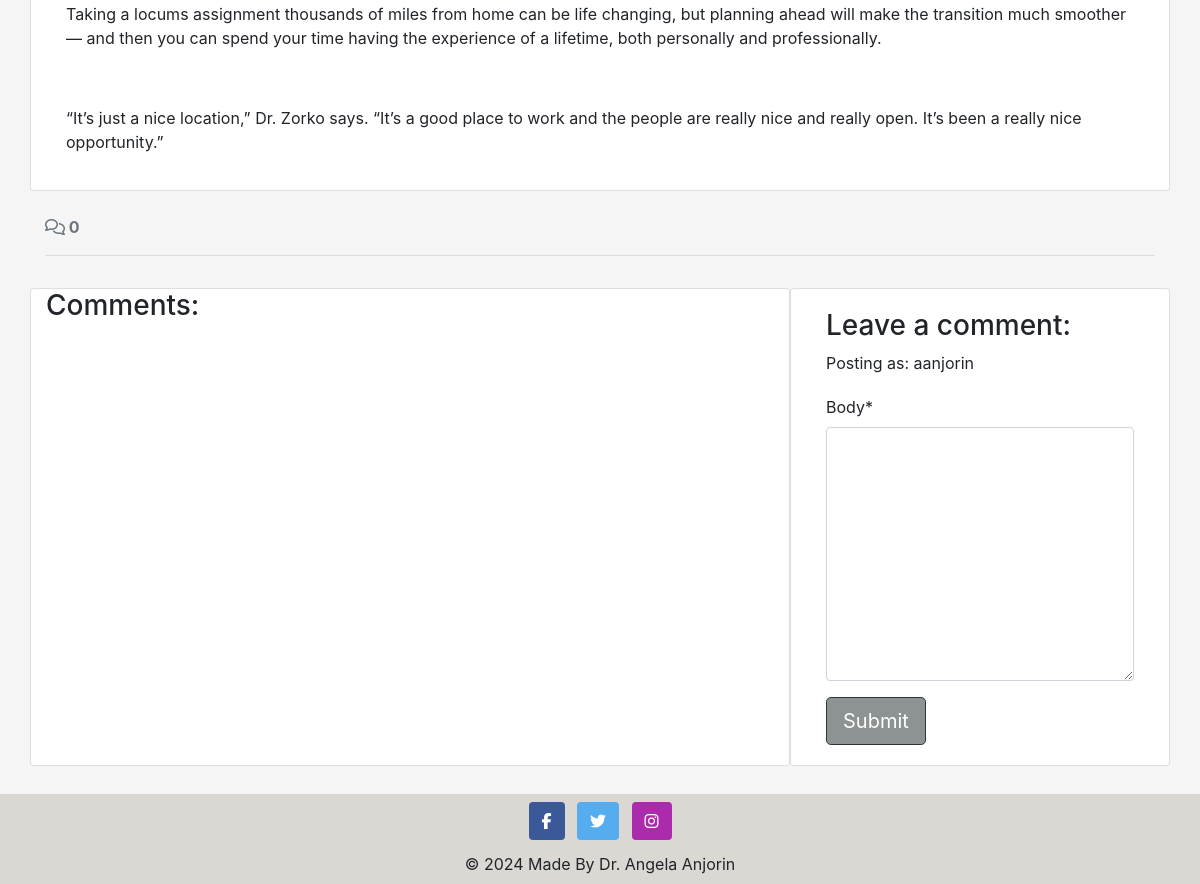
/what-its-like-living-as-a-locums-in-guam/ (signed in, lower part), run on an earlier commit of the app's database.
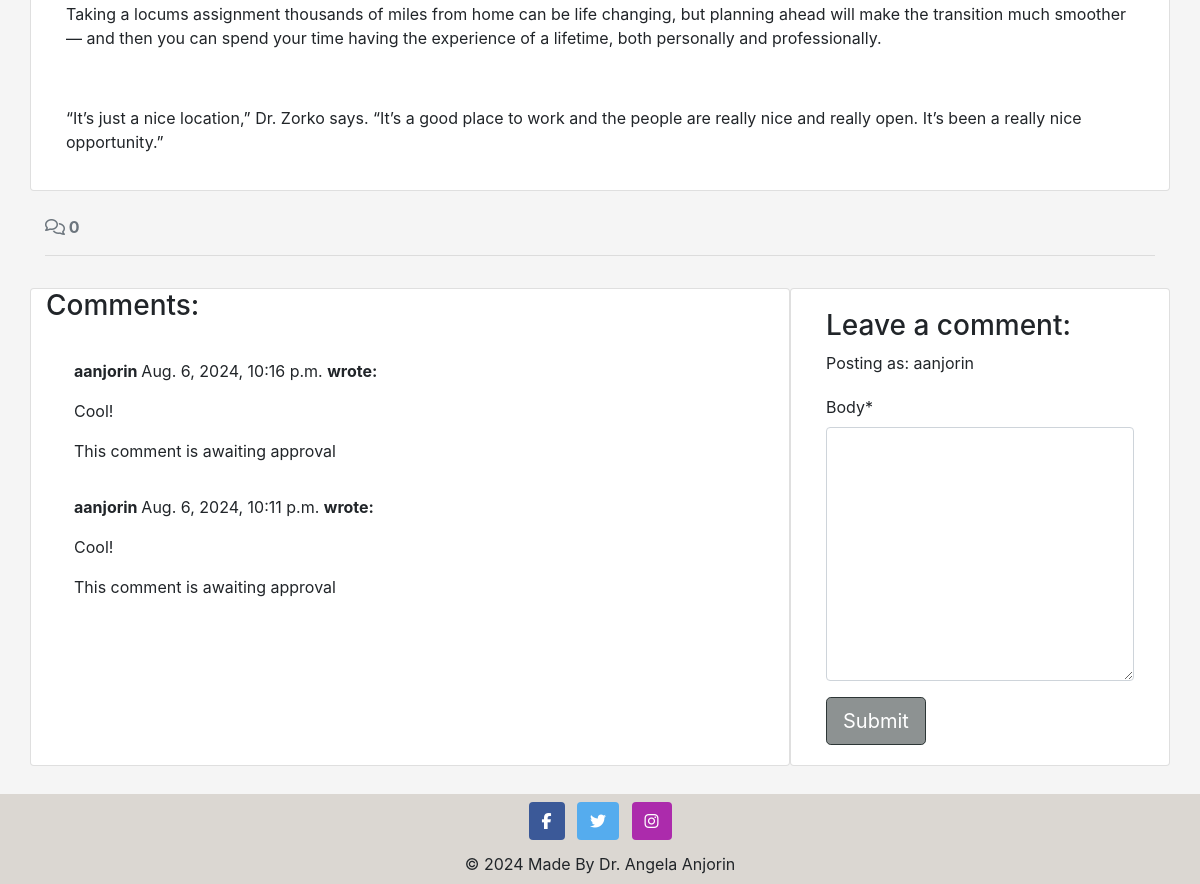
And on a later commit of the database.
### blog/models.py (models this page shows, shortened)
class Post(models.Model):
    title = models.CharField(max_length=200, unique=True)
    slug = models.SlugField(max_length=200, unique=True)
    author = models.ForeignKey(
    CustomUser, on_delete=models.CASCADE, related_name="blog_posts"
    )
    content = models.TextField()
    created_on = models.DateTimeField(auto_now_add=True)
    status = models.IntegerField(choices=STATUS, default=0)
    updated_on = models.DateTimeField(auto_now=True)
    likes = models.ManyToManyField(
        CustomUser, related_name='post_like', blank=True)
    class Meta:
        ordering = ["-created_on"]

class Comment(models.Model):
    post = models.ForeignKey(
        Post, on_delete=models.CASCADE, related_name="comments")
    author = models.ForeignKey(
        CustomUser, on_delete=models.CASCADE, related_name="commenter")
    body = models.TextField()
    approved = models.BooleanField(default=False)
    created_on = models.DateTimeField(auto_now_add=True)
    class Meta:
        ordering = ["created_on"]

### accounts/models.py (models this page shows)
class CustomUser(AbstractUser):
    pass

### blog/views.py (the view, shortened to what this page needs)
# urls.py: path('<slug:slug>/', views.post_detail, name='post_detail'),
def post_detail(request, slug):
    queryset = Post.objects.filter(status=1)
    post = get_object_or_404(queryset, slug=slug)
    comments = post.comments.all().order_by("-created_on")
    comment_count = post.comments.filter(approved=True).count()
    comment_form = CommentForm()
    return render(
        request,
        "blog/post_detail.html",
        {"post": post,
        "comments": comments,
        "comment_count": comment_count,
        "comment_form": comment_form,
        },
    )

### blog/forms.py
class CommentForm(forms.ModelForm):
    class Meta:
        model = Comment
        fields = ('body',)

### blog/templates/blog/post_detail.html (shortened to what this page needs)
{% extends 'base.html' %} {% block content %}
{% load static %}
{% load crispy_forms_tags %}
<div class="container">
    <div class="row">
        <div class="col card mb-4  mt-3 left  top">
            <div class="card-body">
                <p class="card-text">
                    {{ post.content | safe }}
                </p>
            </div>
        </div>
    </div>
  <div class="row">
    <div class="col-12">
      <strong class="text-secondary">
        <i class="far fa-comments"></i> {{ comment_count }}
      </strong>
    </div>
    <div class="col-12">
      <hr>
    </div>
  </div>
  <div class="row">
    <div class="col-md-8 card mb-4  mt-3 ">
      <h3>Comments:</h3>
      <div class="card-body">
        {% for comment in comments %}
        <div class="p-2 comments
          {% if not comment.approved and comment.author == user %}
          faded{% elif not comment.approved %} d-none{% endif %}">
          <p class="font-weight-bold">
            {{ comment.author }}
            <span class="font-weight-normal">
              {{ comment.created_on }}
            </span> wrote:
          </p>
          <div id="comment{{ comment.id }}">
            {{ comment.body | linebreaks }}
          </div>
          {% if not comment.approved and comment.author == user %}
          <p class="approval">
            This comment is awaiting approval
          </p>
          {% endif %}
        </div>
        {% endfor %}
      </div>
    </div>
    <div class="col-md-4 card mb-4 mt-3">
      <div class="card-body">
        {% if user.is_authenticated %}
        <h3>Leave a comment:</h3>
        <p>Posting as: {{ user.username }}</p>
        <form id="commentForm" method="post"
          style="margin-top: 1.3em;">
          {{ comment_form | crispy }}
          <button id="submitButton" type="submit"
            class="btn btn-signup btn-lg">Submit</button>
        </form>
        {% else %}
        <a class="link" href="{{ login_url }}">Login to leave a comment</a>
        {% endif %}
      </div>
    </div>
  </div>
</div>
{% endblock content %}

### templates/base.html (shortened to what this page needs)
{% load static %}
{% url 'home' as home_url %}
{% url 'about' as about_url %}
{% url 'account_login' as login_url %}
{% url 'account_signup' as signup_url %}
{% url 'account_logout' as logout_url %}
<!DOCTYPE html>
<html lang="en">
<head>
    <link rel="stylesheet" href="https://cdn.jsdelivr.net/npm/bootstrap@4.3.1/dist/css/bootstrap.min.css"
>
    <link rel="stylesheet" href="{% static 'css/style.css' %}">
</head>
<body class="d-flex flex-column min-vh-100">
    <main class="flex-shrink-0 main-bg mb-auto mt-3">
      {% block content %}{% endblock content %}
    </main>
    <footer class="bg-body-tertiary text-center mt-auto" style="background-color: transparent;">
      <div class="container-fluid p-1 mt-1" style="background-color: #dbd7d2;">
        <div class="mb-1">
          <a class="btn text-white btn-floating m-1" style="background-color: #3b5998;" href="https://facebook.com" target="_blank" role="button"><i class="fab fa-facebook-f"></i></a>
          <a class="btn text-white btn-floating m-1" style="background-color: #55acee;" href="https://twitter.com" target="_blank" role="button"><i class="fab fa-twitter"></i></a>
          <a class="btn text-white btn-floating m-1" style="background-color: #ac2bac;" href="https://instagram.com" target="_blank" role="button"><i class="fab fa-instagram"></i></a>
        </div>
        <div class="text-center p-1">
        © 2024 Made By  Dr. Angela Anjorin
        </div>
      </div>
    </footer>
</body>
</html>

### static/css/style.css (style rules this page uses)
body { background-color: whitesmoke; }
.btn-signup, .btn-edit { background-color: #8d9292; color: #fff; border-color:#2d3636; }

What changed in the data, as far as the page shows it:
added Comment: author "aanjorin", created_on "Aug. 6, 2024, 10:16 p.m.", body "Cool!", approved "This comment is awaiting approval"
added Comment: author "aanjorin", created_on "Aug. 6, 2024, 10:11 p.m.", body "Cool!", approved "This comment is awaiting approval"
